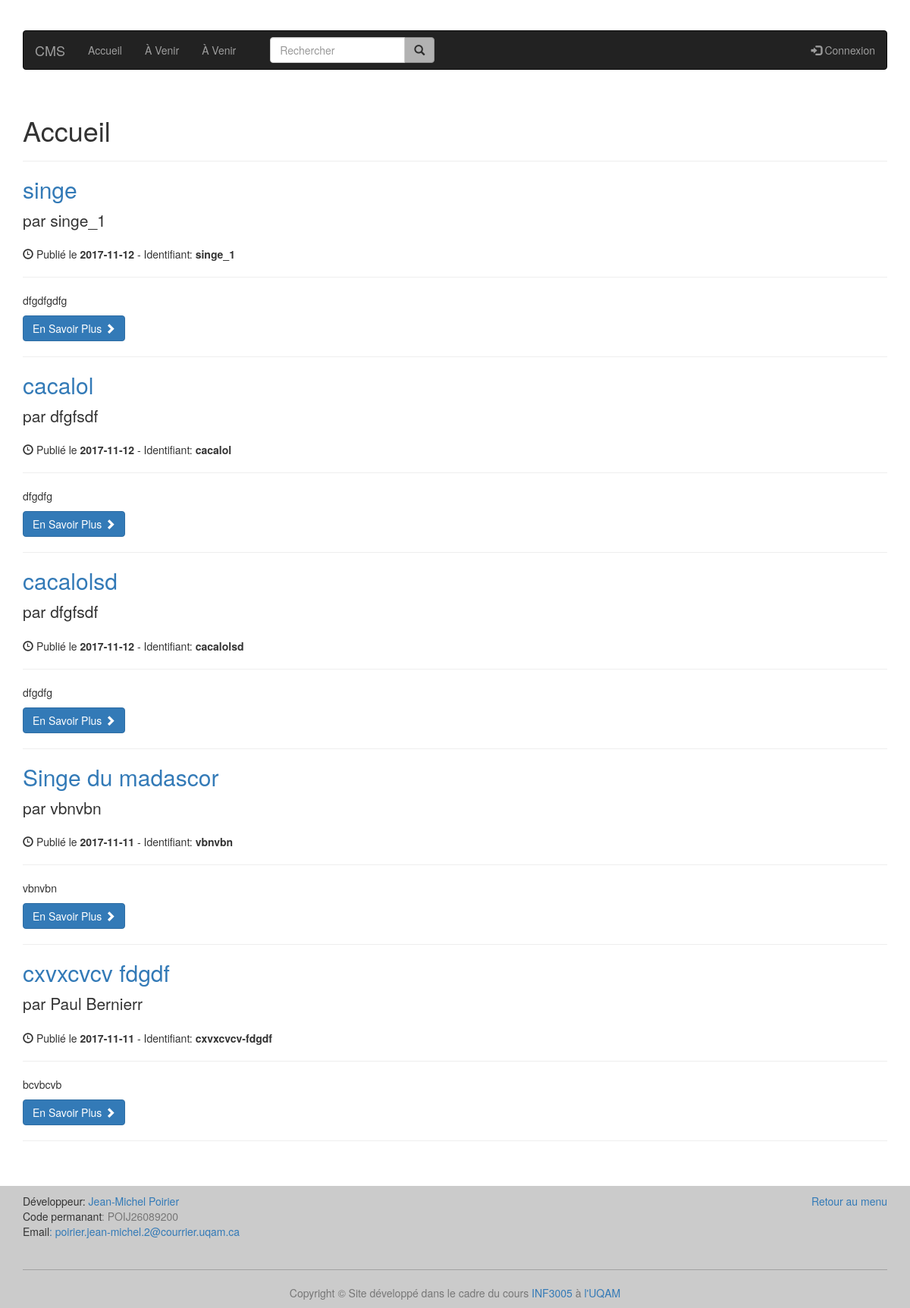
The page / on the database its author committed.
### tables this page shows
CREATE TABLE article (
  id integer primary key,
  titre varchar(100),
  identifiant varchar(50),
  auteur varchar(100),
  date_publication text,
  paragraphe varchar(500)
);

### index.py (the view)
@app.route('/')
def start_page():
    publications = get_db().get_cinq_last_publications()
    username = username_session()
    return render_template('accueil.html', publications=publications, username=username)

### article.py (called while the page is built)
    def get_cinq_last_publications(self):
        cursor = self.get_connection_row().cursor()
        cursor.execute("SELECT * FROM article "
                       "WHERE date_publication < date('now') "
                       "ORDER BY date_publication DESC")
        publications = cursor.fetchmany(5)
        return publications

### database.py (called while the page is built)
    def get_connection_row(self):
        if self.connection is None:
            self.connection = sqlite3.connect('db/db.db')
            self.connection.row_factory = sqlite3.Row
        return self.connection

    def disconnect(self):
        if self.connection is not None:
            self.connection.close()

### index.py (called while the page is built)
def get_db():
    db = getattr(g, '_database', None)
    if db is None:
        g._database = Article()
    return g._database

@app.teardown_appcontext
def close_connection(exception):
    db = getattr(g, '_database', None)
    if db is not None:
        db.disconnect()

def username_session():
    username = None
    if "id" in session:
        username = get_db().get_session(session["id"])
    return username

### templates/accueil.html (shortened to what this page needs)
{% extends "layout.html" %}
{% block content %}
    <h1>Accueil</h1>
    <hr class="divider">
    {% for publication in publications %}
        <h2>
            <a href="/article/{{ publication["identifiant"] }}">{{ publication["titre"] }}</a>
        </h2>
        <p class="lead">
            par {{ publication['auteur'] }}
        </p>
        <p><span class="glyphicon glyphicon-time"></span> Publié le <strong>{{ publication["date_publication"] }}</strong> - Identifiant: <strong>{{ publication["identifiant"] }}</strong></p>
        <hr>
        <p>{{ publication['paragraphe' ]}}</p>
        <a class="btn btn-primary" href="/article/{{ publication["identifiant"] }}">En Savoir Plus <span class="glyphicon glyphicon-chevron-right"></span></a>
        <hr>
    {% endfor %}
{% endblock %}

### rows shown on the page
article: titre "singe", auteur "singe_1", date_publication "2017-11-12", identifiant "singe_1", paragraphe "dfgdfgdfg"
article: titre "cacalol", auteur "dfgfsdf", date_publication "2017-11-12", identifiant "cacalol", paragraphe "dfgdfg"
article: titre "cacalolsd", auteur "dfgfsdf", date_publication "2017-11-12", identifiant "cacalolsd", paragraphe "dfgdfg"
article: titre "Singe du madascor", auteur "vbnvbn", date_publication "2017-11-11", identifiant "vbnvbn", paragraphe "vbnvbn"
article: titre "cxvxcvcv fdgdf", auteur "Paul Bernierr", date_publication "2017-11-11", identifiant "cxvxcvcv-fdgdf", paragraphe "bcvbcvb"
